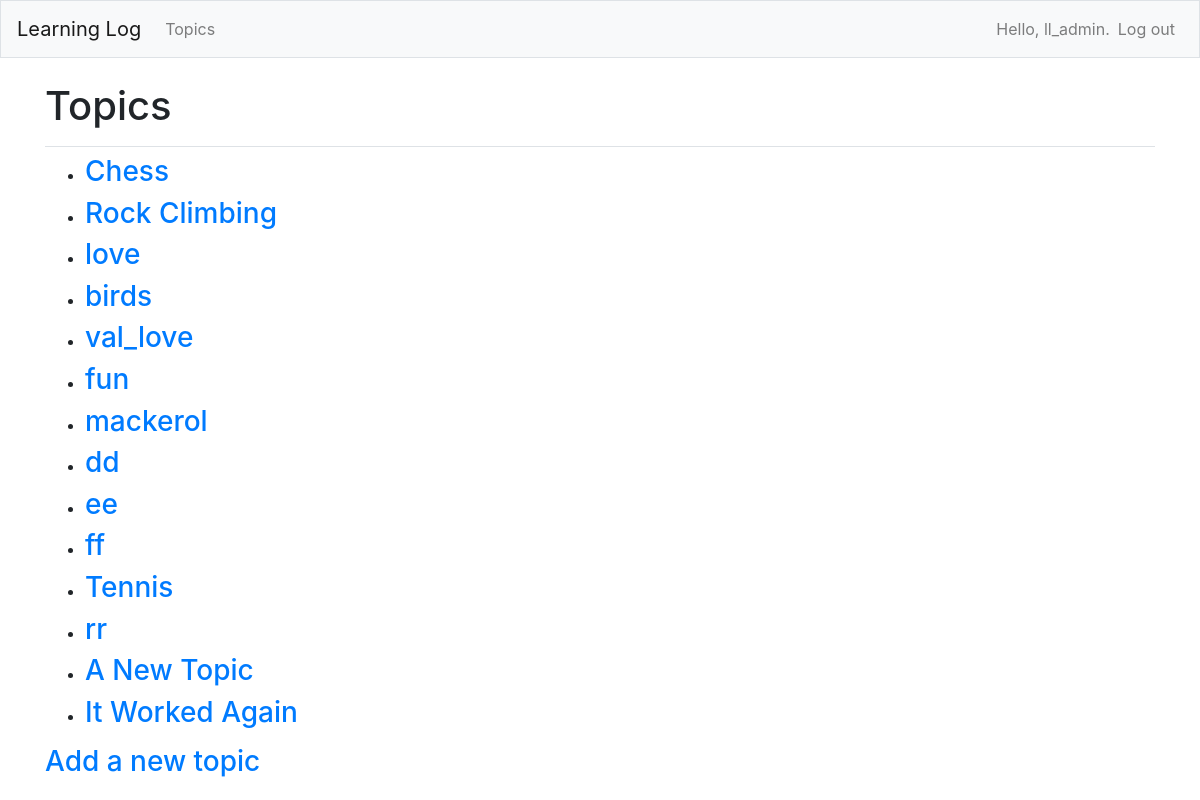
The app's page /topics/ (signed in) with its own data.
### learning_logs/models.py (models this page shows)
class Topic(models.Model):
    text = models.CharField(max_length=200)
    date_added = models.DateTimeField(auto_now_add=True)
    owner = models.ForeignKey(User, on_delete=models.CASCADE)
    def __str__(self):
        return self.text

### learning_logs/views.py (the view)
# urls.py: path('topics/', views.topics, name='topics'),
@login_required
def topics(request):
    topics = Topic.objects.filter(owner=request.user).order_by('date_added')
    context = {'topics': topics}
    return render(request, 'learning_logs/topics.html', context)

### learning_logs/templates/learning_logs/topics.html
{% extends "learning_logs/base.html" %}
{% block page_header %}
<h1>Topics</h1>
{% endblock page_header %}
{% block content %}
<ul>
    {% for topic in topics %}
    <li>
        <h3>
            <a href="{% url 'learning_logs:topic' topic.id %}">{{ topic }} </a>
        </h3>
    </li>
    {% empty %}
    <li>
        <h3>No topics have been added yet.</h3>
    </li>
    {% endfor %}
</ul>
<h3>
    <a href="{% url 'learning_logs:new_topic' %}">Add a new topic</a>
</h3>
{% endblock content %}

### learning_logs/templates/learning_logs/base.html (shortened to what this page needs)
{% load bootstrap4 %}
<!doctype html>
<html lang="en" <head>
{% bootstrap_css %}
</head>
<body>
    <nav class="navbar navbar-expand-md navbar-light bg-light mb-4 border">
        <a class="navbar-brand" href="{% url 'learning_logs:index' %}">Learning Log</a>
        <div class="collapse navbar-collapse" id="navbarCollapse">
            <ul class="navbar-nav mr-auto">
                <li class="nav-item">
                    <a class="nav-link" href="{% url 'learning_logs:topics' %}">
                        Topics</a>
                </li>
            </ul>
            <ul class="navbar-nav ml-auto">
                {% if user.is_authenticated %}
                <li class="nav-item">
                    <span class="navbar-text" }">Hello, {{ user.username }}.</span>
                </li>
                <li class="nav-item">
                    <a class="nav-link" href="{% url 'users:logout' %}">Log out</a>
                </li>
                {% endif %}
            </ul>
        </div>
    </nav>
    <main role="main" class="container">
        <div class="pb-2 mb-2 border-bottom">
            {% block page_header %}{% endblock page_header %}
        </div>
        <div>
            {% block content %}{% endblock content %}
        </div>
    </main>
</body>
</html>

### records on screen
Topic: text "Chess"
Topic: text "Rock Climbing"
Topic: text "love"
Topic: text "birds"
Topic: text "val_love"
Topic: text "fun"
Topic: text "mackerol"
Topic: text "dd"
Topic: text "ee"
Topic: text "ff"
Topic: text "Tennis"
Topic: text "rr"
Topic: text "A New Topic"
Topic: text "It Worked Again"

### other values on screen
{{ user.username }} "ll_admin"
